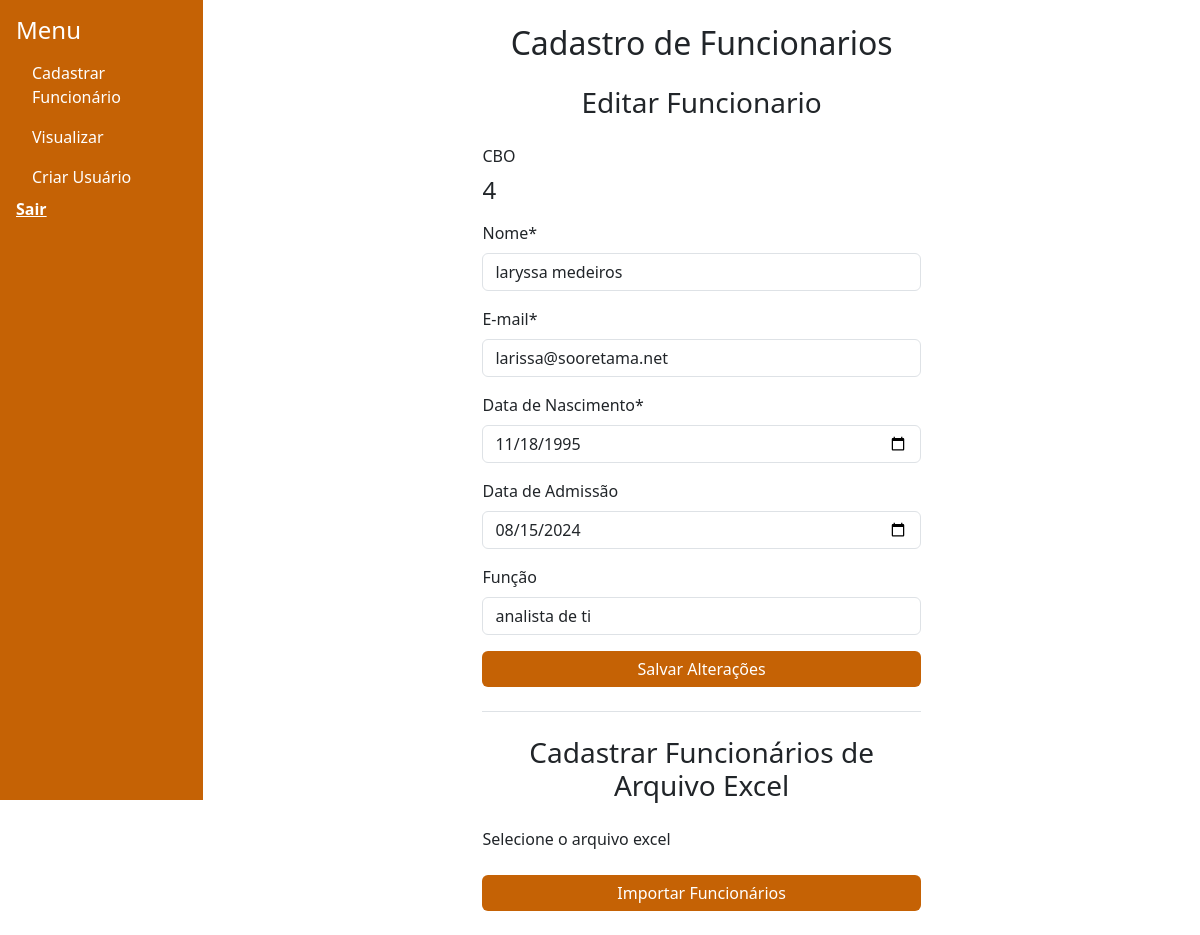
Screenshot of /funcionarios/editar-funcionarios/4/ with the database file from the repository.
### funcionarios/models.py (models this page shows, shortened)
class Funcionario(models.Model):
    nome = models.CharField(max_length=100)
    email= models.EmailField()
    data_nascimento = models.DateField(null=False, blank=False)
    foto = models.ImageField(upload_to='foto/' , blank=True, null=True)
    arquivo_pdf = models.FileField(upload_to='pdf/' , blank=True, null=True)
    cbo = models.AutoField(primary_key=True)
    funcao = models.CharField(max_length=100, null=True)
    data_admissao = models.DateField(null=True, blank=True)
    id_tarefa_mail = models.CharField(max_length=255, null=True, blank=True)
    class Meta:
        permissions = [
            ("cadastrar_funcionarios", "Pode cadastrar funcionários")
        ]

### funcionarios/views.py (the view)
# urls.py: path('editar-funcionarios/<int:cbo>/', views.editar_funcionarios, name='editar_funcionarios'),
def editar_funcionarios(request, cbo):
    funcionario = get_object_or_404(Funcionario, cbo=cbo)
    print(f"Dados do funcionário: {funcionario.nome}, {funcionario.email}, {funcionario.data_nascimento}")
    if request.method == 'POST':
        form_editar = FuncionarioForm(request.POST, instance=funcionario)
        if form_editar.is_valid():
            form_editar.save()  # Salva o funcionário com os dados corrigidos
            messages.success(request, "Funcionário alterado com sucesso.")
            return redirect('funcionarios:menu_cadastros')
        else:
            messages.error(request, "Falha ao editar o cadastro do funcionário.")
            print(f"Erros ao editar: {form_editar.errors}")  # Para depuração
    else:
        form_editar = FuncionarioForm(instance=funcionario)
    return render(request, 'funcionarios/cadastrar_funcionario.html', {
        'form_funcionario': form_editar,
    })

### funcionarios/templates/funcionarios/cadastrar_funcionario.html (shortened to what this page needs)
{% extends "funcionarios/base.html" %}
{% load static %}
    {% block content %}
    <div class="container d-flex justify-content-center align-items-center min-vh-70">
        <div class="row w-100">
            <div class="col-lg-6 col-md-8 col-sm-12 mx-auto">
                <h2 class="text-center mb-4">Cadastro de Funcionarios</h2>
                <form method="POST"
                    action="{% if form_funcionario.instance.cbo %}{% url 'funcionarios:editar_funcionarios' form_funcionario.instance.cbo %}{% else %}{% url 'funcionarios:cadastrar_funcionarios' %}{% endif %}">
                        {% if form_funcionario.instance.cbo %}
                            <h3 class="text-center mb-4">Editar Funcionario</h3>
                        {% else %}
                            <h3 class="text-center mb-4">Novo Funcionario</h3>
                        {% endif %}
                    <div class="mb-3">
                        <label for="cbo" class="form-label">CBO</label>
                        {% if form_funcionario.instance.cbo %}
                            <h4 class="form-label fw-normal">{{ form_funcionario.instance.cbo }}</h4>
                        {% else %}
                            <input type="hidden" name="cbo" value="{{ cbo_gerado }}" readonly>
                            <h4 class="form-label fw-normal">{{ cbo_gerado }}</h4>
                        {% endif %}
                        </div>
                    <div class="mb-3">
                        <label for="{{ form_funcionario.nome.id_for_label }}" class="form-label">Nome*</label>
                        <input
                            type="text"
                            name="nome"
                            id="id_nome"
                            class="form-control"
                            value="{{ form_funcionario.nome.value|default_if_none:'' }}"
                            placeholder="Digite seu nome e sobrenome"
                            required>
                    </div>
                    <div class="mb-3">
                        <label for="{{ form_funcionario.email.id_for_label }}" class="form-label">E-mail*</label>
                        <input
                            type="email"
                            name="email"
                            id="id_email"
                            class="form-control"
                            value="{{ form_funcionario.email.value|default_if_none:'' }}"
                            placeholder="Digite um e-mail válido"
                            required>
                    </div>
                    <div class="mb-3">
                        <label for="{{ form_funcionario.data_nascimento.id_for_label }}" class="form-label">Data de Nascimento*</label>
                        <input
                            type="date"
                            name="data_nascimento"
                            id="id_data_nascimento"
                            class="form-control"
                            value="{% if form_funcionario.data_nascimento.value %}{{ form_funcionario.data_nascimento.value|date:'Y-m-d' }}{% endif %}"
                            placeholder="dd/mm/aaaa"
                            required>
                    </div>
                    <div class="mb-3">
                        <label for="{{ form_funcionario.data_admissao.id_for_label }}" class="form-label">Data de Admissão</label>
                        <input
                            type="date"
                            name="data_admissao"
                            id="id_data_admissao"
                            class="form-control"
                            value="{{ form_funcionario.data_admissao.value|date:'Y-m-d' }}"
                            placeholder="dd/mm/aaaa">
                    </div>
                    <div class="mb-3">
                        <label for="{{ form_funcionario.funcao.id_for_label }}" class="form-label">Função</label>
                        <input
                            type="text"
                            name="funcao"
                            id="id_funcao"
                            class="form-control"
                            placeholder="Digite seu cargo"
                            value="{{ form_funcionario.funcao.value|default_if_none:'' }}">
                    </div>
                    <button type="submit" class="btn btn-primary w-100" style="background-color:#c56205 !important; border: #b85c07;">
                        {% if form_funcionario.instance.cbo %}
                            Salvar Alterações
                        {% else %}
                            Adicionar Funcionário
                        {% endif %}
                    </button>
                </form>
                <div class="my-4 border-top"></div>
                <h3 class="text-center mb-4">Cadastrar Funcionários de Arquivo Excel</h3>
                <form method="POST" action="{% url 'funcionarios:cadastrar_funcionarios' %}" enctype="multipart/form-data">
                    <div class="row">
                        <div class="col-md-6 mb-3">
                            <label for="id_excel_file" class="form-label">Selecione o arquivo excel</label>
                        </div>
                    </div>
                    <button type="submit" name="import" class="btn btn-primary w-100" style="background-color:#c56205 !important; border: #b85c07;">Importar Funcionários</button>
                </form>
            </div>
        </div>
    </div>
{% endblock %}

### rows the page displays
Funcionario: instance.cbo "4", nome "laryssa medeiros", email "larissa@sooretama.net", data_nascimento "11/18/1995", data_admissao "08/15/2024", funcao "analista de ti"
